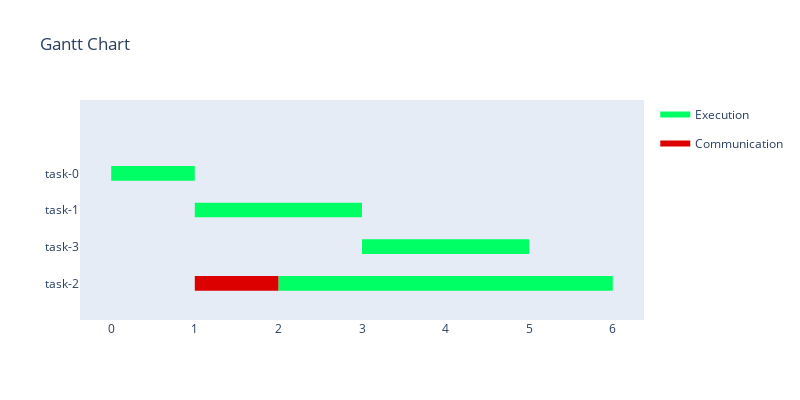

Notebook source saved alongside this figure:
### Markdown cell above
Agora, tendo um grafo que representa um exemplo de espaço de busca do problema, podemos visualizar um exemplo de uma
solução possível por meio de um gráfico de Gantt. Para issofoi criada uma classe para representar o que é um estado para esse problema de escalonamento em `/task_scheduling/system_types.py`, onde essa classe tem uma função útil para visualizar como está a distribuição de tarefas entre os processadores. 

Veja abaixo como se usa a nossa abstração de um estado e ao mesmo tempo como visualizar um estado criado.

### Code cell
tasks_p1 = [
Task(node_id=0, execution_time=1, communication_time=0),
Task(node_id=1, execution_time=2, communication_time=0, dependencies=[0]),
Task(node_id=3, execution_time=2, communication_time=0, dependencies=[1]),
]
tasks_p2 = [
    Task(node_id=2, execution_time=4, communication_time=1, dependencies=[0]),
]


processor_A = ProcessorState(tasks_p1)

task3 = Task(node_id=3, execution_time=3)
processor_B = ProcessorState(tasks_p2)

system = SystemState([processor_A, processor_B])
system.plot_gantt_chart()

### Figure 1 — Plotly figure (JSON) as saved in the notebook; plotly's stock layout.template omitted (floating-point values rounded to 4 significant figures)
{"data": [{"fill": "toself", "fillcolor": "rgb(0, 255, 100)", "hoverinfo": "name", "legendgroup": "rgb(0, 255, 100)", "mode": "none", "name": "Execution", "type": "scatter", "x": [0, 1, 1, 0, 0, 1, 3, 3, 1, 1, 3, 5, 5, 3, 3, 2, 6, 6, 2], "y": [2.8, 2.8, 3.2, 3.2, null, 1.8, 1.8, 2.2, 2.2, null, 0.8, 0.8, 1.2, 1.2, null, -0.2, -0.2, 0.2, 0.2]}, {"fill": "toself", "fillcolor": "rgb(220, 0, 0)", "hoverinfo": "name", "legendgroup": "rgb(220, 0, 0)", "mode": "none", "name": "Communication", "type": "scatter", "x": [1, 2, 2, 1], "y": [-0.2, -0.2, 0.2, 0.2]}, {"legendgroup": "rgb(0, 255, 100)", "marker": {"color": "rgb(0, 255, 100)", "opacity": 0, "size": 1}, "mode": "markers", "name": "", "showlegend": false, "text": [null, null, null, null, null, null, null, null], "type": "scatter", "x": [0, 1, 1, 3, 3, 5, 2, 6], "y": [3, 3, 2, 2, 1, 1, 0, 0]}, {"legendgroup": "rgb(220, 0, 0)", "marker": {"color": "rgb(220, 0, 0)", "opacity": 0, "size": 1}, "mode": "markers", "name": "", "showlegend": false, "text": [null, null], "type": "scatter", "x": [1, 2], "y": [0, 0]}], "layout": {"autosize": false, "height": 400, "hovermode": "closest", "showlegend": true, "title": {"text": "Gantt Chart"}, "width": 800, "xaxis": {"rangeselector": {"buttons": [{"count": 7, "label": "1w", "step": "day", "stepmode": "backward"}, {"count": 1, "label": "1m", "step": "month", "stepmode": "backward"}, {"count": 6, "label": "6m", "step": "month", "stepmode": "backward"}, {"count": 1, "label": "YTD", "step": "year", "stepmode": "todate"}, {"count": 1, "label": "1y", "step": "year", "stepmode": "backward"}, {"step": "all"}]}, "showgrid": false, "type": "linear", "zeroline": false}, "yaxis": {"autorange": false, "range": [-1, 5], "showgrid": false, "ticktext": ["task-2", "task-3", "task-1", "task-0"], "tickvals": [0, 1, 2, 3], "zeroline": false}}}
